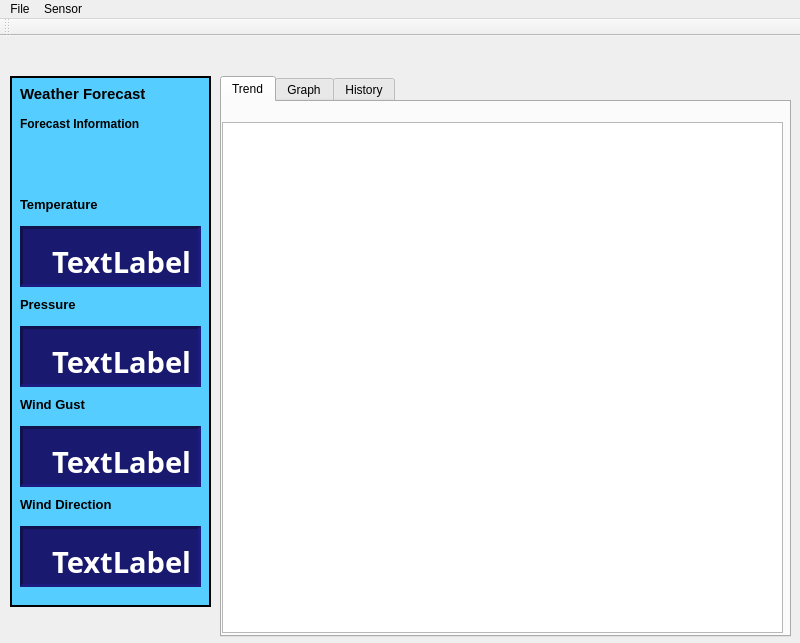
<?xml version="1.0" encoding="UTF-8"?>
<ui version="4.0">
 <class>Main</class>
 <widget class="QMainWindow" name="Main">
  <property name="geometry">
   <rect>
    <x>0</x>
    <y>0</y>
    <width>800</width>
    <height>643</height>
   </rect>
  </property>
  <property name="windowTitle">
   <string>Automatic Weather Station</string>
  </property>
  <widget class="QWidget" name="centralwidget">
   <widget class="QFrame" name="weather_frame">
    <property name="geometry">
     <rect>
      <x>10</x>
      <y>40</y>
      <width>201</width>
      <height>531</height>
     </rect>
    </property>
    <property name="contextMenuPolicy">
     <enum>Qt::NoContextMenu</enum>
    </property>
    <property name="styleSheet">
     <string notr="true">background-color:rgb(85,206,255);</string>
    </property>
    <property name="frameShape">
     <enum>QFrame::WinPanel</enum>
    </property>
    <property name="frameShadow">
     <enum>QFrame::Plain</enum>
    </property>
    <property name="lineWidth">
     <number>2</number>
    </property>
    <widget class="QLabel" name="label_3">
     <property name="geometry">
      <rect>
       <x>10</x>
       <y>10</y>
       <width>141</width>
       <height>16</height>
      </rect>
     </property>
     <property name="palette">
      <palette>
       <active>
        <colorrole role="WindowText">
         <brush brushstyle="SolidPattern">
          <color alpha="255">
           <red>0</red>
           <green>0</green>
           <blue>0</blue>
          </color>
         </brush>
        </colorrole>
        <colorrole role="Button">
         <brush brushstyle="SolidPattern">
          <color alpha="255">
           <red>85</red>
           <green>206</green>
           <blue>255</blue>
          </color>
         </brush>
        </colorrole>
        <colorrole role="Light">
         <brush brushstyle="SolidPattern">
          <color alpha="255">
           <red>255</red>
           <green>255</green>
           <blue>255</blue>
          </color>
         </brush>
        </colorrole>
        <colorrole role="Midlight">
         <brush brushstyle="SolidPattern">
          <color alpha="255">
           <red>255</red>
           <green>255</green>
           <blue>255</blue>
          </color>
         </brush>
        </colorrole>
        <colorrole role="Dark">
         <brush brushstyle="SolidPattern">
          <color alpha="255">
           <red>127</red>
           <green>127</green>
           <blue>127</blue>
          </color>
         </brush>
        </colorrole>
        <colorrole role="Mid">
         <brush brushstyle="SolidPattern">
          <color alpha="255">
           <red>170</red>
           <green>170</green>
           <blue>170</blue>
          </color>
         </brush>
        </colorrole>
        <colorrole role="Text">
         <brush brushstyle="SolidPattern">
          <color alpha="255">
           <red>255</red>
           <green>255</green>
           <blue>255</blue>
          </color>
         </brush>
        </colorrole>
        <colorrole role="BrightText">
         <brush brushstyle="SolidPattern">
          <color alpha="255">
           <red>255</red>
           <green>255</green>
           <blue>255</blue>
          </color>
         </brush>
        </colorrole>
        <colorrole role="ButtonText">
         <brush brushstyle="SolidPattern">
          <color alpha="255">
           <red>0</red>
           <green>0</green>
           <blue>0</blue>
          </color>
         </brush>
        </colorrole>
        <colorrole role="Base">
         <brush brushstyle="SolidPattern">
          <color alpha="255">
           <red>85</red>
           <green>206</green>
           <blue>255</blue>
          </color>
         </brush>
        </colorrole>
        <colorrole role="Window">
         <brush brushstyle="SolidPattern">
          <color alpha="255">
           <red>85</red>
           <green>206</green>
           <blue>255</blue>
          </color>
         </brush>
        </colorrole>
        <colorrole role="Shadow">
         <brush brushstyle="SolidPattern">
          <color alpha="255">
           <red>0</red>
           <green>0</green>
           <blue>0</blue>
          </color>
         </brush>
        </colorrole>
        <colorrole role="AlternateBase">
         <brush brushstyle="SolidPattern">
          <color alpha="255">
           <red>255</red>
           <green>255</green>
           <blue>255</blue>
          </color>
         </brush>
        </colorrole>
        <colorrole role="ToolTipBase">
         <brush brushstyle="SolidPattern">
          <color alpha="255">
           <red>255</red>
           <green>255</green>
           <blue>220</blue>
          </color>
         </brush>
        </colorrole>
        <colorrole role="ToolTipText">
         <brush brushstyle="SolidPattern">
          <color alpha="255">
           <red>0</red>
           <green>0</green>
           <blue>0</blue>
          </color>
         </brush>
        </colorrole>
        <colorrole role="PlaceholderText">
         <brush brushstyle="SolidPattern">
          <color alpha="128">
           <red>255</red>
           <green>255</green>
           <blue>255</blue>
          </color>
         </brush>
        </colorrole>
       </active>
       <inactive>
        <colorrole role="WindowText">
         <brush brushstyle="SolidPattern">
          <color alpha="255">
           <red>0</red>
           <green>0</green>
           <blue>0</blue>
          </color>
         </brush>
        </colorrole>
        <colorrole role="Button">
         <brush brushstyle="SolidPattern">
          <color alpha="255">
           <red>85</red>
           <green>206</green>
           <blue>255</blue>
          </color>
         </brush>
        </colorrole>
        <colorrole role="Light">
         <brush brushstyle="SolidPattern">
          <color alpha="255">
           <red>255</red>
           <green>255</green>
           <blue>255</blue>
          </color>
         </brush>
        </colorrole>
        <colorrole role="Midlight">
         <brush brushstyle="SolidPattern">
          <color alpha="255">
           <red>255</red>
           <green>255</green>
           <blue>255</blue>
          </color>
         </brush>
        </colorrole>
        <colorrole role="Dark">
         <brush brushstyle="SolidPattern">
          <color alpha="255">
           <red>127</red>
           <green>127</green>
           <blue>127</blue>
          </color>
         </brush>
        </colorrole>
        <colorrole role="Mid">
         <brush brushstyle="SolidPattern">
          <color alpha="255">
           <red>170</red>
           <green>170</green>
           <blue>170</blue>
          </color>
         </brush>
        </colorrole>
        <colorrole role="Text">
         <brush brushstyle="SolidPattern">
          <color alpha="255">
           <red>255</red>
           <green>255</green>
           <blue>255</blue>
          </color>
         </brush>
        </colorrole>
        <colorrole role="BrightText">
         <brush brushstyle="SolidPattern">
          <color alpha="255">
           <red>255</red>
           <green>255</green>
           <blue>255</blue>
          </color>
         </brush>
        </colorrole>
        <colorrole role="ButtonText">
         <brush brushstyle="SolidPattern">
          <color alpha="255">
           <red>0</red>
           <green>0</green>
           <blue>0</blue>
          </color>
         </brush>
        </colorrole>
        <colorrole role="Base">
         <brush brushstyle="SolidPattern">
          <color alpha="255">
           <red>85</red>
           <green>206</green>
           <blue>255</blue>
          </color>
         </brush>
        </colorrole>
        <colorrole role="Window">
         <brush brushstyle="SolidPattern">
          <color alpha="255">
           <red>85</red>
           <green>206</green>
           <blue>255</blue>
          </color>
         </brush>
        </colorrole>
        <colorrole role="Shadow">
         <brush brushstyle="SolidPattern">
          <color alpha="255">
           <red>0</red>
           <green>0</green>
           <blue>0</blue>
          </color>
         </brush>
        </colorrole>
        <colorrole role="AlternateBase">
         <brush brushstyle="SolidPattern">
          <color alpha="255">
           <red>255</red>
           <green>255</green>
           <blue>255</blue>
          </color>
         </brush>
        </colorrole>
        <colorrole role="ToolTipBase">
         <brush brushstyle="SolidPattern">
          <color alpha="255">
           <red>255</red>
           <green>255</green>
           <blue>220</blue>
          </color>
         </brush>
        </colorrole>
        <colorrole role="ToolTipText">
         <brush brushstyle="SolidPattern">
          <color alpha="255">
           <red>0</red>
           <green>0</green>
           <blue>0</blue>
          </color>
         </brush>
        </colorrole>
        <colorrole role="PlaceholderText">
         <brush brushstyle="SolidPattern">
          <color alpha="128">
           <red>255</red>
           <green>255</green>
           <blue>255</blue>
          </color>
         </brush>
        </colorrole>
       </inactive>
       <disabled>
        <colorrole role="WindowText">
         <brush brushstyle="SolidPattern">
          <color alpha="255">
           <red>127</red>
           <green>127</green>
           <blue>127</blue>
          </color>
         </brush>
        </colorrole>
        <colorrole role="Button">
         <brush brushstyle="SolidPattern">
          <color alpha="255">
           <red>85</red>
           <green>206</green>
           <blue>255</blue>
          </color>
         </brush>
        </colorrole>
        <colorrole role="Light">
         <brush brushstyle="SolidPattern">
          <color alpha="255">
           <red>255</red>
           <green>255</green>
           <blue>255</blue>
          </color>
         </brush>
        </colorrole>
        <colorrole role="Midlight">
         <brush brushstyle="SolidPattern">
          <color alpha="255">
           <red>255</red>
           <green>255</green>
           <blue>255</blue>
          </color>
         </brush>
        </colorrole>
        <colorrole role="Dark">
         <brush brushstyle="SolidPattern">
          <color alpha="255">
           <red>127</red>
           <green>127</green>
           <blue>127</blue>
          </color>
         </brush>
        </colorrole>
        <colorrole role="Mid">
         <brush brushstyle="SolidPattern">
          <color alpha="255">
           <red>170</red>
           <green>170</green>
           <blue>170</blue>
          </color>
         </brush>
        </colorrole>
        <colorrole role="Text">
         <brush brushstyle="SolidPattern">
          <color alpha="255">
           <red>127</red>
           <green>127</green>
           <blue>127</blue>
          </color>
         </brush>
        </colorrole>
        <colorrole role="BrightText">
         <brush brushstyle="SolidPattern">
          <color alpha="255">
           <red>255</red>
           <green>255</green>
           <blue>255</blue>
          </color>
         </brush>
        </colorrole>
        <colorrole role="ButtonText">
         <brush brushstyle="SolidPattern">
          <color alpha="255">
           <red>127</red>
           <green>127</green>
           <blue>127</blue>
          </color>
         </brush>
        </colorrole>
        <colorrole role="Base">
         <brush brushstyle="SolidPattern">
          <color alpha="255">
           <red>85</red>
           <green>206</green>
           <blue>255</blue>
          </color>
         </brush>
        </colorrole>
        <colorrole role="Window">
         <brush brushstyle="SolidPattern">
          <color alpha="255">
           <red>85</red>
           <green>206</green>
           <blue>255</blue>
          </color>
         </brush>
        </colorrole>
        <colorrole role="Shadow">
         <brush brushstyle="SolidPattern">
          <color alpha="255">
           <red>0</red>
           <green>0</green>
           <blue>0</blue>
          </color>
         </brush>
        </colorrole>
        <colorrole role="AlternateBase">
         <brush brushstyle="SolidPattern">
          <color alpha="255">
           <red>255</red>
           <green>255</green>
           <blue>255</blue>
          </color>
         </brush>
        </colorrole>
        <colorrole role="ToolTipBase">
         <brush brushstyle="SolidPattern">
          <color alpha="255">
           <red>255</red>
           <green>255</green>
           <blue>220</blue>
          </color>
         </brush>
        </colorrole>
        <colorrole role="ToolTipText">
         <brush brushstyle="SolidPattern">
          <color alpha="255">
           <red>0</red>
           <green>0</green>
           <blue>0</blue>
          </color>
         </brush>
        </colorrole>
        <colorrole role="PlaceholderText">
         <brush brushstyle="SolidPattern">
          <color alpha="128">
           <red>0</red>
           <green>0</green>
           <blue>0</blue>
          </color>
         </brush>
        </colorrole>
       </disabled>
      </palette>
     </property>
     <property name="font">
      <font>
       <pointsize>11</pointsize>
       <weight>75</weight>
       <bold>true</bold>
      </font>
     </property>
     <property name="text">
      <string>Weather Forecast</string>
     </property>
    </widget>
    <widget class="QFrame" name="temp_show_frame">
     <property name="geometry">
      <rect>
       <x>10</x>
       <y>150</y>
       <width>181</width>
       <height>61</height>
      </rect>
     </property>
     <property name="styleSheet">
      <string notr="true">background-color:rgb(25,25,112);</string>
     </property>
     <property name="frameShape">
      <enum>QFrame::Panel</enum>
     </property>
     <property name="frameShadow">
      <enum>QFrame::Sunken</enum>
     </property>
     <property name="lineWidth">
      <number>3</number>
     </property>
     <widget class="QLabel" name="temperature_value">
      <property name="geometry">
       <rect>
        <x>30</x>
        <y>20</y>
        <width>141</width>
        <height>31</height>
       </rect>
      </property>
      <property name="font">
       <font>
        <family>Century Gothic</family>
        <pointsize>22</pointsize>
        <weight>75</weight>
        <bold>true</bold>
       </font>
      </property>
      <property name="styleSheet">
       <string notr="true">color:white</string>
      </property>
      <property name="text">
       <string>TextLabel</string>
      </property>
      <property name="alignment">
       <set>Qt::AlignRight|Qt::AlignTrailing|Qt::AlignVCenter</set>
      </property>
     </widget>
    </widget>
    <widget class="QLabel" name="label_4">
     <property name="geometry">
      <rect>
       <x>10</x>
       <y>120</y>
       <width>91</width>
       <height>16</height>
      </rect>
     </property>
     <property name="font">
      <font>
       <pointsize>10</pointsize>
       <weight>75</weight>
       <bold>true</bold>
      </font>
     </property>
     <property name="text">
      <string>Temperature</string>
     </property>
    </widget>
    <widget class="QLabel" name="label_5">
     <property name="geometry">
      <rect>
       <x>10</x>
       <y>220</y>
       <width>91</width>
       <height>16</height>
      </rect>
     </property>
     <property name="font">
      <font>
       <pointsize>10</pointsize>
       <weight>75</weight>
       <bold>true</bold>
      </font>
     </property>
     <property name="text">
      <string>Pressure</string>
     </property>
    </widget>
    <widget class="QFrame" name="pressure_show_frame">
     <property name="geometry">
      <rect>
       <x>10</x>
       <y>250</y>
       <width>181</width>
       <height>61</height>
      </rect>
     </property>
     <property name="styleSheet">
      <string notr="true">background-color:rgb(25,25,112);</string>
     </property>
     <property name="frameShape">
      <enum>QFrame::Panel</enum>
     </property>
     <property name="frameShadow">
      <enum>QFrame::Sunken</enum>
     </property>
     <property name="lineWidth">
      <number>3</number>
     </property>
     <widget class="QLabel" name="pressure_value">
      <property name="geometry">
       <rect>
        <x>30</x>
        <y>20</y>
        <width>141</width>
        <height>31</height>
       </rect>
      </property>
      <property name="font">
       <font>
        <family>Century Gothic</family>
        <pointsize>22</pointsize>
        <weight>75</weight>
        <bold>true</bold>
       </font>
      </property>
      <property name="styleSheet">
       <string notr="true">color:white</string>
      </property>
      <property name="text">
       <string>TextLabel</string>
      </property>
      <property name="alignment">
       <set>Qt::AlignRight|Qt::AlignTrailing|Qt::AlignVCenter</set>
      </property>
     </widget>
    </widget>
    <widget class="QLabel" name="label_6">
     <property name="geometry">
      <rect>
       <x>10</x>
       <y>320</y>
       <width>91</width>
       <height>16</height>
      </rect>
     </property>
     <property name="font">
      <font>
       <pointsize>10</pointsize>
       <weight>75</weight>
       <bold>true</bold>
      </font>
     </property>
     <property name="text">
      <string>Wind Gust</string>
     </property>
    </widget>
    <widget class="QFrame" name="wind_gust_show_frame">
     <property name="geometry">
      <rect>
       <x>10</x>
       <y>350</y>
       <width>181</width>
       <height>61</height>
      </rect>
     </property>
     <property name="styleSheet">
      <string notr="true">background-color:rgb(25,25,112);</string>
     </property>
     <property name="frameShape">
      <enum>QFrame::Panel</enum>
     </property>
     <property name="frameShadow">
      <enum>QFrame::Sunken</enum>
     </property>
     <property name="lineWidth">
      <number>3</number>
     </property>
     <widget class="QLabel" name="wind_gust_value">
      <property name="geometry">
       <rect>
        <x>30</x>
        <y>20</y>
        <width>141</width>
        <height>31</height>
       </rect>
      </property>
      <property name="font">
       <font>
        <family>Century Gothic</family>
        <pointsize>22</pointsize>
        <weight>75</weight>
        <bold>true</bold>
       </font>
      </property>
      <property name="styleSheet">
       <string notr="true">color:white</string>
      </property>
      <property name="text">
       <string>TextLabel</string>
      </property>
      <property name="alignment">
       <set>Qt::AlignRight|Qt::AlignTrailing|Qt::AlignVCenter</set>
      </property>
     </widget>
    </widget>
    <widget class="QLabel" name="label_7">
     <property name="geometry">
      <rect>
       <x>10</x>
       <y>420</y>
       <width>101</width>
       <height>16</height>
      </rect>
     </property>
     <property name="font">
      <font>
       <pointsize>10</pointsize>
       <weight>75</weight>
       <bold>true</bold>
      </font>
     </property>
     <property name="text">
      <string>Wind Direction</string>
     </property>
    </widget>
    <widget class="QFrame" name="wind_direction_show_frame">
     <property name="geometry">
      <rect>
       <x>10</x>
       <y>450</y>
       <width>181</width>
       <height>61</height>
      </rect>
     </property>
     <property name="styleSheet">
      <string notr="true">background-color:rgb(25,25,112);</string>
     </property>
     <property name="frameShape">
      <enum>QFrame::Panel</enum>
     </property>
     <property name="frameShadow">
      <enum>QFrame::Sunken</enum>
     </property>
     <property name="lineWidth">
      <number>3</number>
     </property>
     <widget class="QLabel" name="wind_direction_value">
      <property name="geometry">
       <rect>
        <x>30</x>
        <y>20</y>
        <width>141</width>
        <height>31</height>
       </rect>
      </property>
      <property name="font">
       <font>
        <family>Century Gothic</family>
        <pointsize>22</pointsize>
        <weight>75</weight>
        <bold>true</bold>
       </font>
      </property>
      <property name="styleSheet">
       <string notr="true">color:white</string>
      </property>
      <property name="text">
       <string>TextLabel</string>
      </property>
      <property name="alignment">
       <set>Qt::AlignRight|Qt::AlignTrailing|Qt::AlignVCenter</set>
      </property>
     </widget>
    </widget>
    <widget class="QLabel" name="forecast_info">
     <property name="geometry">
      <rect>
       <x>10</x>
       <y>40</y>
       <width>131</width>
       <height>16</height>
      </rect>
     </property>
     <property name="font">
      <font>
       <weight>75</weight>
       <bold>true</bold>
      </font>
     </property>
     <property name="text">
      <string>Forecast Information</string>
     </property>
    </widget>
    <zorder>label_3</zorder>
    <zorder>label_4</zorder>
    <zorder>label_5</zorder>
    <zorder>label_6</zorder>
    <zorder>label_7</zorder>
    <zorder>forecast_info</zorder>
    <zorder>temp_show_frame</zorder>
    <zorder>pressure_show_frame</zorder>
    <zorder>wind_gust_show_frame</zorder>
    <zorder>wind_direction_show_frame</zorder>
   </widget>
   <widget class="QTabWidget" name="tabWidget">
    <property name="geometry">
     <rect>
      <x>220</x>
      <y>40</y>
      <width>571</width>
      <height>561</height>
     </rect>
    </property>
    <property name="currentIndex">
     <number>0</number>
    </property>
    <widget class="QWidget" name="tab">
     <attribute name="title">
      <string>Trend</string>
     </attribute>
     <widget class="PlotWidget" name="graphicsView">
      <property name="geometry">
       <rect>
        <x>0</x>
        <y>20</y>
        <width>561</width>
        <height>511</height>
       </rect>
      </property>
     </widget>
    </widget>
    <widget class="QWidget" name="tab_2">
     <attribute name="title">
      <string>Graph</string>
     </attribute>
     <widget class="QLabel" name="label">
      <property name="geometry">
       <rect>
        <x>10</x>
        <y>10</y>
        <width>47</width>
        <height>21</height>
       </rect>
      </property>
      <property name="font">
       <font>
        <pointsize>10</pointsize>
        <weight>75</weight>
        <bold>true</bold>
       </font>
      </property>
      <property name="text">
       <string>Begin</string>
      </property>
     </widget>
     <widget class="QLabel" name="label_2">
      <property name="geometry">
       <rect>
        <x>210</x>
        <y>10</y>
        <width>47</width>
        <height>21</height>
       </rect>
      </property>
      <property name="font">
       <font>
        <pointsize>10</pointsize>
        <weight>75</weight>
        <bold>true</bold>
       </font>
      </property>
      <property name="text">
       <string>End</string>
      </property>
     </widget>
     <widget class="QPushButton" name="pushButton">
      <property name="geometry">
       <rect>
        <x>380</x>
        <y>10</y>
        <width>75</width>
        <height>23</height>
       </rect>
      </property>
      <property name="font">
       <font>
        <pointsize>10</pointsize>
        <weight>75</weight>
        <bold>true</bold>
       </font>
      </property>
      <property name="text">
       <string>Search</string>
      </property>
     </widget>
     <widget class="QPushButton" name="pushButton_3">
      <property name="geometry">
       <rect>
        <x>460</x>
        <y>10</y>
        <width>75</width>
        <height>23</height>
       </rect>
      </property>
      <property name="font">
       <font>
        <pointsize>10</pointsize>
        <weight>75</weight>
        <bold>true</bold>
       </font>
      </property>
      <property name="text">
       <string>Save</string>
      </property>
      <property name="icon">
       <iconset>
        <normaloff>4856668.png</normaloff>4856668.png</iconset>
      </property>
     </widget>
     <widget class="PlotWidget" name="graphicsView_2">
      <property name="geometry">
       <rect>
        <x>0</x>
        <y>40</y>
        <width>561</width>
        <height>471</height>
       </rect>
      </property>
     </widget>
     <widget class="QDateTimeEdit" name="begin_date_time">
      <property name="geometry">
       <rect>
        <x>60</x>
        <y>10</y>
        <width>131</width>
        <height>22</height>
       </rect>
      </property>
      <property name="calendarPopup">
       <bool>true</bool>
      </property>
     </widget>
     <widget class="QDateTimeEdit" name="end_date_time">
      <property name="geometry">
       <rect>
        <x>240</x>
        <y>10</y>
        <width>121</width>
        <height>22</height>
       </rect>
      </property>
      <property name="calendarPopup">
       <bool>true</bool>
      </property>
     </widget>
    </widget>
    <widget class="QWidget" name="tab_3">
     <attribute name="title">
      <string>History</string>
     </attribute>
     <widget class="QPushButton" name="pushButton_2">
      <property name="geometry">
       <rect>
        <x>150</x>
        <y>10</y>
        <width>75</width>
        <height>23</height>
       </rect>
      </property>
      <property name="font">
       <font>
        <pointsize>10</pointsize>
        <weight>75</weight>
        <bold>true</bold>
       </font>
      </property>
      <property name="text">
       <string>Search</string>
      </property>
     </widget>
     <widget class="QTableView" name="tableView">
      <property name="geometry">
       <rect>
        <x>5</x>
        <y>51</y>
        <width>551</width>
        <height>451</height>
       </rect>
      </property>
      <property name="frameShape">
       <enum>QFrame::Panel</enum>
      </property>
     </widget>
     <widget class="QDateTimeEdit" name="dateTimeEdit">
      <property name="geometry">
       <rect>
        <x>10</x>
        <y>10</y>
        <width>121</width>
        <height>22</height>
       </rect>
      </property>
      <property name="calendarPopup">
       <bool>true</bool>
      </property>
     </widget>
    </widget>
   </widget>
  </widget>
  <widget class="QMenuBar" name="menubar">
   <property name="geometry">
    <rect>
     <x>0</x>
     <y>0</y>
     <width>800</width>
     <height>21</height>
    </rect>
   </property>
   <widget class="QMenu" name="menuFile">
    <property name="title">
     <string>File</string>
    </property>
    <addaction name="actionCreate_Database"/>
    <addaction name="actionOpen_Database"/>
    <addaction name="actionExport_Data"/>
    <addaction name="actionBackup_Database"/>
   </widget>
   <widget class="QMenu" name="menuSensor">
    <property name="title">
     <string>Sensor</string>
    </property>
    <addaction name="actionCreate_Sensor"/>
    <addaction name="actionDelete_Sensor"/>
    <addaction name="actionModify_Sensor"/>
   </widget>
   <addaction name="menuFile"/>
   <addaction name="menuSensor"/>
  </widget>
  <widget class="QToolBar" name="toolBar">
   <property name="windowTitle">
    <string>toolBar</string>
   </property>
   <attribute name="toolBarArea">
    <enum>TopToolBarArea</enum>
   </attribute>
   <attribute name="toolBarBreak">
    <bool>false</bool>
   </attribute>
  </widget>
  <action name="actionOpen_Database">
   <property name="text">
    <string>Select Database</string>
   </property>
  </action>
  <action name="actionExport_Data">
   <property name="text">
    <string>Export Data</string>
   </property>
  </action>
  <action name="actionBackup_Database">
   <property name="text">
    <string>Backup Database</string>
   </property>
  </action>
  <action name="actionCreate_Sensor">
   <property name="text">
    <string>Create Sensor</string>
   </property>
  </action>
  <action name="actionDelete_Sensor">
   <property name="text">
    <string>Delete Sensor</string>
   </property>
  </action>
  <action name="actionModify_Sensor">
   <property name="text">
    <string>Modify Sensor</string>
   </property>
  </action>
  <action name="actionCreate_Database">
   <property name="text">
    <string>Create Database</string>
   </property>
  </action>
 </widget>
 <customwidgets>
  <customwidget>
   <class>PlotWidget</class>
   <extends>QGraphicsView</extends>
   <header location="global">pyqtgraph</header>
  </customwidget>
 </customwidgets>
 <resources/>
 <connections/>
</ui>
